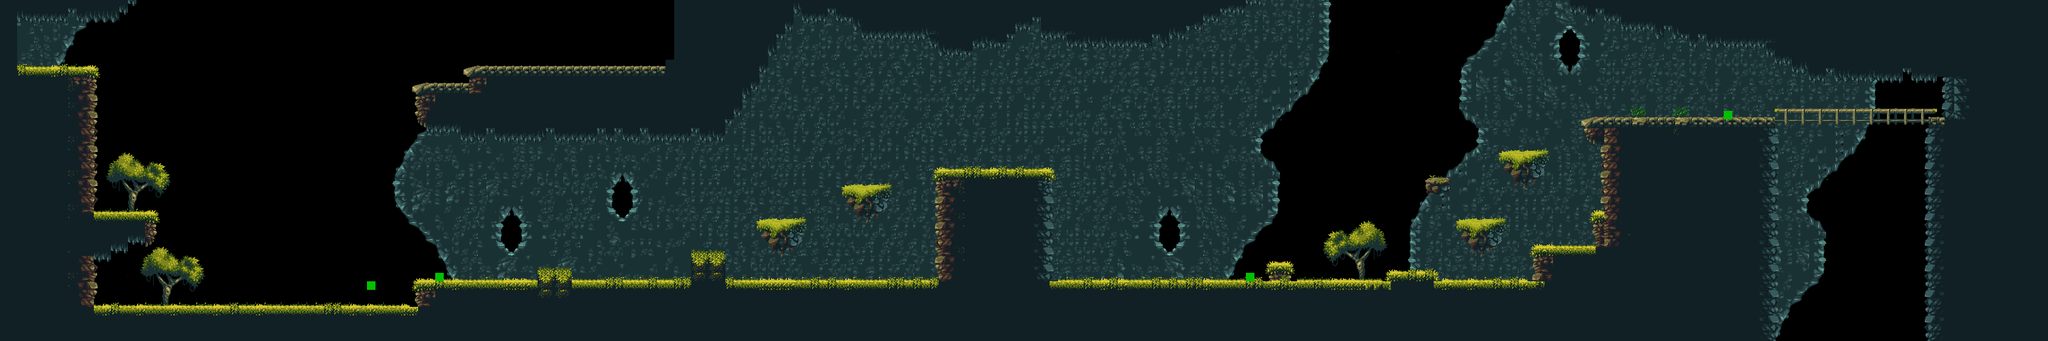

This game map was drawn from its Tiled (.tmx) file and the tilesets committed beside it. A one-line description and the trimmed map source follow:
An orthogonal 240x40 tile map with 16x16 px tiles, 4 tile layers (caveBackground, mainGrass, enemies, front), 1 hidden layer not drawn, 3 tilesets.

<map version="1.5" tiledversion="1.7.2" orientation="orthogonal" renderorder="right-down" width="240" height="40" tilewidth="16" tileheight="16" infinite="0" nextlayerid="11" nextobjectid="1">
 <editorsettings>
  <export target="basic_tilemap_027.json" format="json" />
 </editorsettings>
 <tileset firstgid="1" name="Magic_Cliffs16_2" tilewidth="16" tileheight="16" tilecount="1160" columns="58">
  <image source="../tiles/Magic-Cliffs-Environment/PNG/tileset.png" width="928" height="320" />
 </tileset>
 <tileset firstgid="1161" name="Magic_Cliffs16" tilewidth="16" tileheight="16" tilecount="1160" columns="58">
  <image source="../tiles/Magic-Cliffs-Environment/PNG/tileset.png" width="928" height="320" />
 </tileset>
 <tileset firstgid="2321" name="nes-color-palette" tilewidth="16" tileheight="16" tilecount="64" columns="16">
  <image source="../tiles/nes-color-palette.jpg" width="256" height="64" />
 </tileset>
 <layer id="2" name="caveBackground" width="240" height="40">
  <data>[9600 cells, 5207 non-empty, 132 distinct tile ids]</data>
 </layer>
 <layer id="3" name="mainGrass" width="240" height="40">
  <data>[9600 cells, 4500 non-empty, 246 distinct tile ids]</data>
 </layer>
 <layer id="10" name="enemies" width="240" height="40">
  <data>[9600 cells, 4 non-empty, 1 distinct tile ids]</data>
 </layer>
 <layer id="9" name="front" width="240" height="40">
  <data>[9600 cells, 82 non-empty, 24 distinct tile ids]</data>
 </layer>
 <layer id="7" name="exclude" width="240" height="40" visible="0">
  <data>[9600 cells, 6 non-empty, 3 distinct tile ids]</data>
 </layer>
</map>
